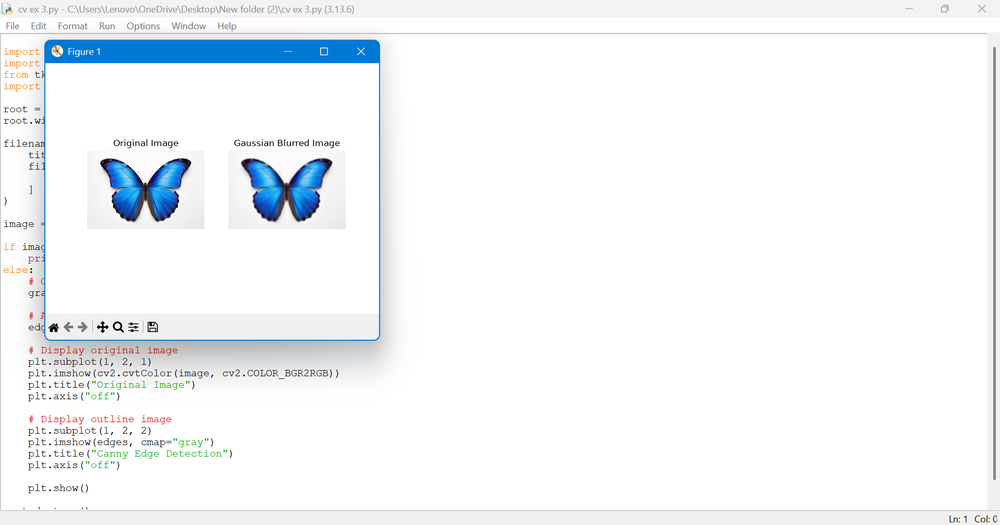
#> input picture lab experiments/ex 2.png, 1000 x 525 px, shrunk from 1918 x 1006 before the run
$ python 'cv ex 17.py'
#> lines starting #> are read from the running program, lines starting #| are printed output that depends on the picture; after the words box and inside, x2 and y2 are one past the last pixel; in counts of white or black regions, pixels touching at a corner belong together

import cv2
import matplotlib.pyplot as plt
from tkinter import filedialog
import tkinter as tk

root = tk.Tk()
root.withdraw()

filename = filedialog.askopenfilename(
    title="Select an Image",
    filetypes=[("Image files", "*.jpg *.jpeg *.png *.bmp")]
)
#> the answer given: ex 2.png

image = cv2.imread(filename)
#> image is the input picture: shape (525, 1000, 3); mean B, G, R 247.7, 245.5, 242.8

if image is None:
    print("Image not selected or cannot be opened")
else:
    # Create a copy of the original image
    watermarked = image.copy()

    # Add watermark text
    text = "WATERMARK"

    cv2.putText(
        watermarked,
        text,
        (30, image.shape[0] - 30),
        cv2.FONT_HERSHEY_SIMPLEX,
        1,
        (0, 0, 255),
        2,
        cv2.LINE_AA
    )
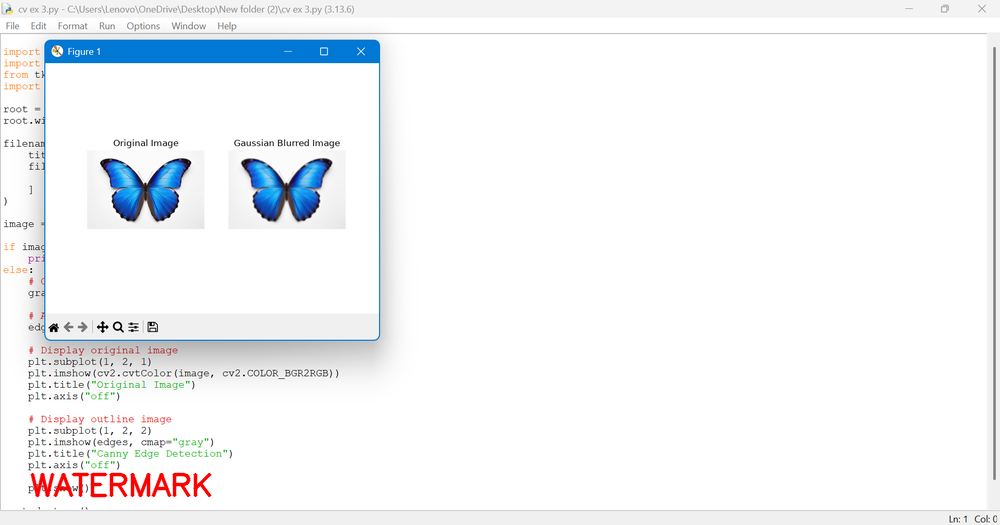
#> watermarked: shape (525, 1000, 3); 0.5% of pixels changed, all inside (x1, y1, x2, y2) = (30, 472, 212, 498)

    # Convert BGR to RGB for display
    original = cv2.cvtColor(image, cv2.COLOR_BGR2RGB)
    result = cv2.cvtColor(watermarked, cv2.COLOR_BGR2RGB)

    # Display images
    plt.subplot(1, 2, 1)
    plt.imshow(original)
    plt.title("Original Image")
    plt.axis("off")

    plt.subplot(1, 2, 2)
    plt.imshow(result)
    plt.title("Watermarked Image")
    plt.axis("off")

    plt.tight_layout()
    plt.show()
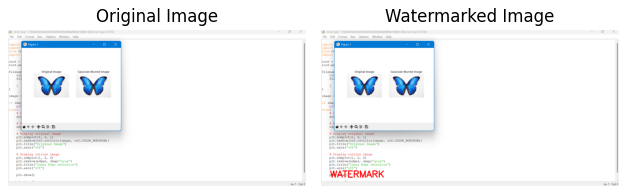
#> figure drawn by matplotlib, 2 panels

    # Save the watermarked image
    cv2.imwrite("watermarked_image.png", watermarked)
    print("Watermarked image saved successfully!")

root.destroy()
